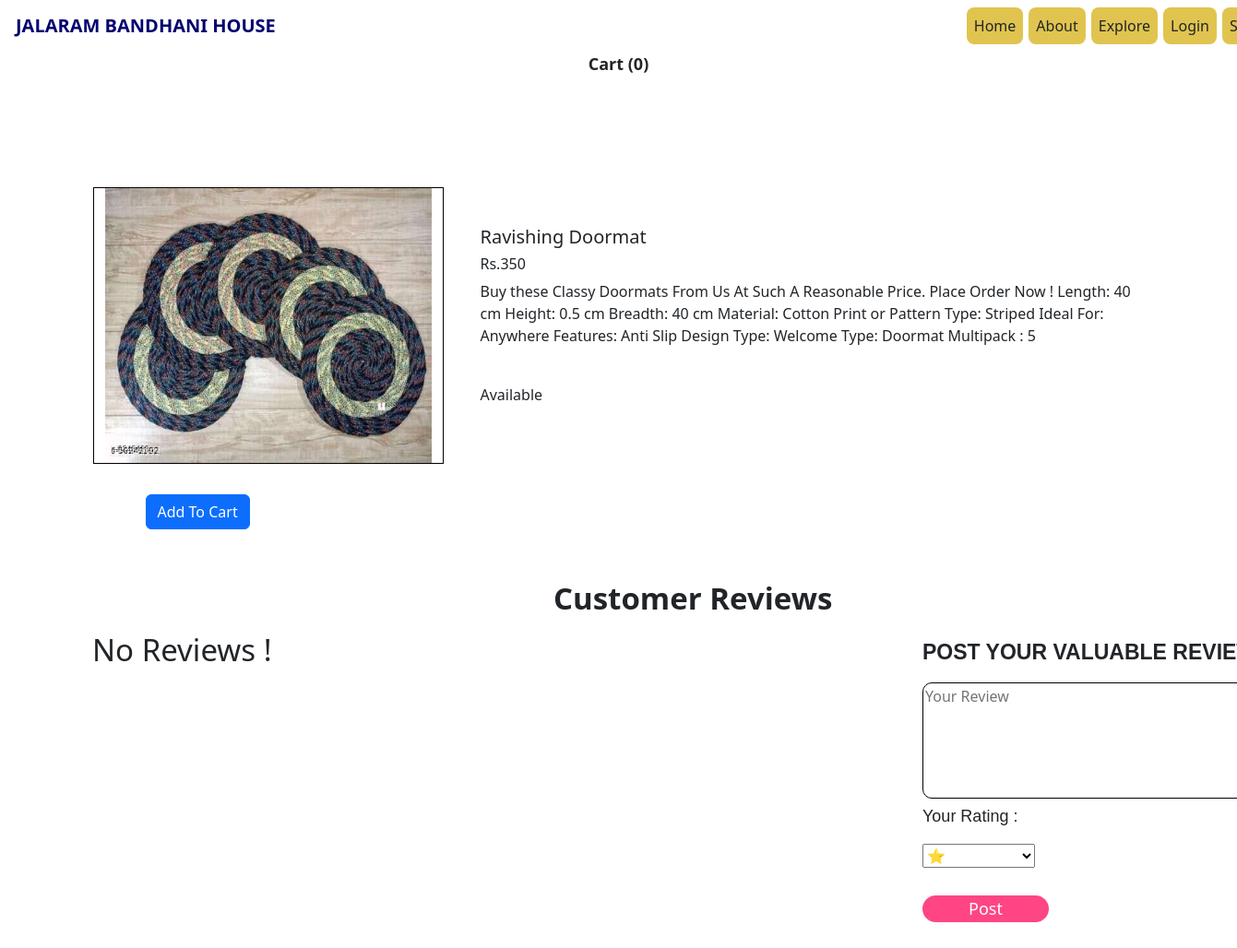
Page /product-17 on the earlier database version.
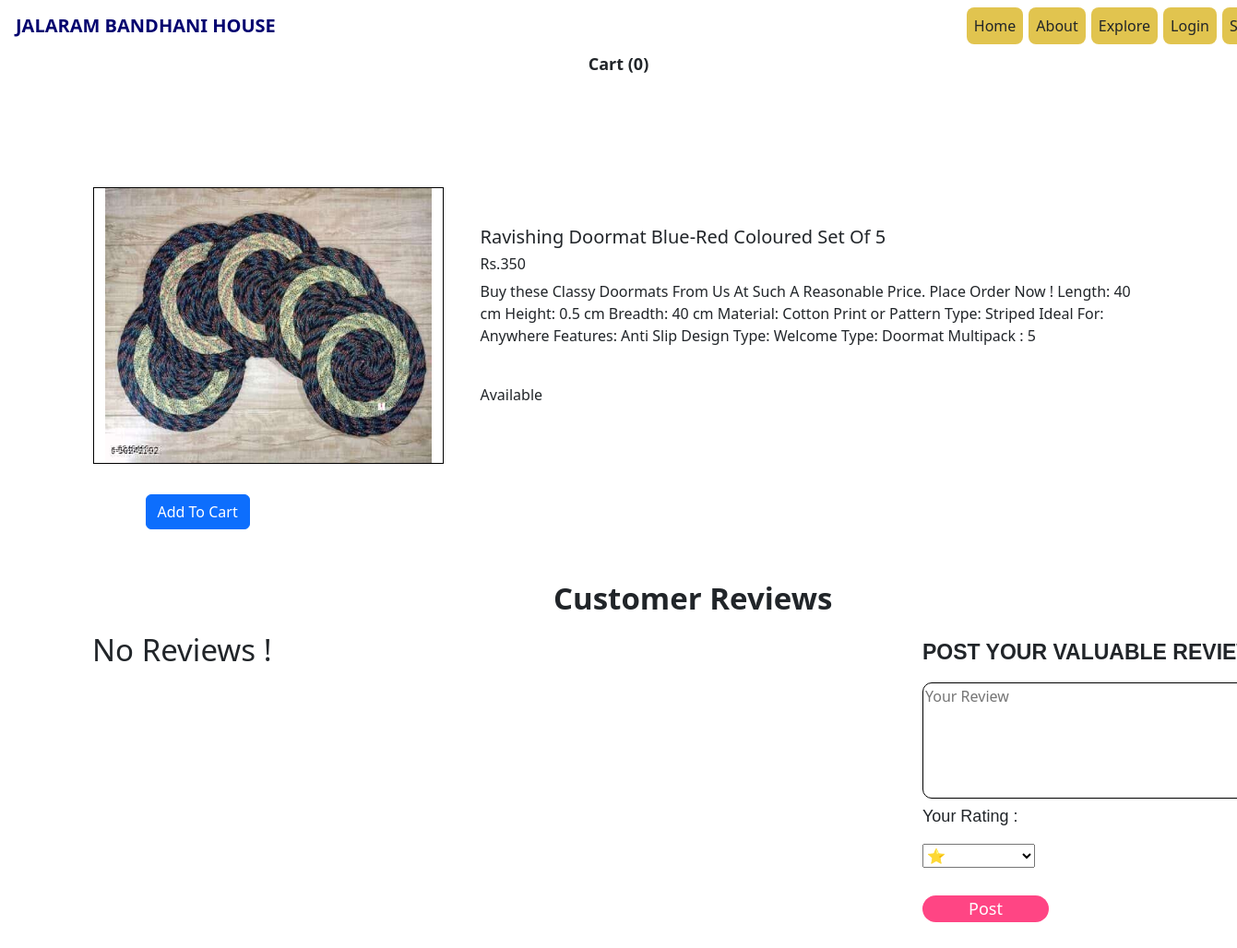
Same page on the later database version.
### shop/models.py (models this page shows, shortened)
class Product(models.Model):
    Product_Id = models.AutoField
    Product_Name = models.CharField(max_length=50)
    Category = models.CharField(max_length=50)
    Price = models.IntegerField()
    Description = models.TextField(max_length=1000)
    Publish_Date = models.DateField()
    Image = models.ImageField(upload_to="")
    Out_Of_Stock = "Out Of Stock"
    In_Stock = "Available"
    Choices = [
        (In_Stock, "Available"),
        (Out_Of_Stock, "Out Of Stock")
    ]
    Stock_Details = models.CharField(max_length=12, choices=Choices, default="Available")

### shop/views.py (the view)
# urls.py: path('product-<int:myid>', views.Product_View, name="product_view"),
def Product_View(request, myid):
    product = Product.objects.filter(id=myid)
    reviews = Review.objects.filter(Product=myid)
    return render(request, 'Product_View.html', {'product': product[0], 'reviews': reviews})

### shop/Templates/Product_View.html (shortened to what this page needs)
{% extends 'Basic_Shop.html' %}
{% load static %}
{% block css %}
<link href="https://cdn.jsdelivr.net/npm/bootstrap@5.2.1/dist/css/bootstrap.min.css" rel="stylesheet"
>
<link rel="stylesheet" href="{% static 'Basic.css' %}">
<link rel="stylesheet" href="{% static 'Product_View.css' %}">
{% endblock css %}
{% block body %}
<div class="wrapp">
    <a class="link addtocart nav-link text-dark" data-container="body" data-toggle="popover" data-placement="bottom"
        data-content="Vivamus sagittis lacus vel augue laoreet rutrum faucibus." id="popcart" data-html="true"><b
            class="bold">Cart
            (<span id="cart">0</span>)</b></a>
</div>
<div class="container">
    <div class="row">
        <div class="col-md-4">
            <div class="row image">
                <img src="/media/{{product.Image}}" width="242px" height="287px">
            </div>
            <div class="row btn-container">
                <span id="divpr{{product.id}}" class="divpr">
                    <button class="btn btn-primary cart" id="pr{{product.id}}">Add To Cart</button>
                </span>
            </div>
        </div>
        <div class="col-md-8">
            <h5 class="name" id="namepr{{product.id}}">{{product.Product_Name}}</h5>
            <h6 class="price">Rs.<span id="pricepr{{product.id}}">{{product.Price}}</span></h6>
            <p class="description">{{product.Description}}</p><br>
            <p class="stock description">{{product.Stock_Details}}</p>
        </div>
    </div>
</div>
<div class="label-review">
    <b>
        <p class="customer-review">Customer Reviews</p>
    </b>
</div>
<div class="product_review">
    <b>
        <p class="post-review-label">POST YOUR VALUABLE REVIEW</p>
    </b>
    <form action="/review" method="post">
        <textarea type="text" name="review_text" id="review_text" class="review_text" rows="5" cols="47"
            placeholder="Your Review"></textarea>
        <p class="rating-label">Your Rating : </p>
        <div class="rating-container">
            <select name="rate" class="rate">
                <option value="&#11088;">&#11088;</option>
            </select>
        </div>
        <input type="submit" value="Post" class="submit">
    </form>
</div>
<div class="collector">
    {% if reviews %}
    {% for review in reviews %}
    <div class="wrap">
        <p class="username">{{review.User.username}}</p>
        <i class="fa fa-clock-o icon" style="font-size:24px"></i>
        <p class="date">{{review.Date}}</p>
        <p class="Review">{{review.Review}}</p>
        <p class="Rating">Rating :- {{review.Rating}}</p>
    </div>
    {% endfor %}
</div>
{% else %}
<div class="containerr">
    <p>No Reviews !</p>
</div>
{% endif %}
{% endblock body %}

Differences in the rows shown:
changed Product "Available": Product_Name "Ravishing Doormat" → "Ravishing Doormat Blue-Red Coloured Set Of 5"
